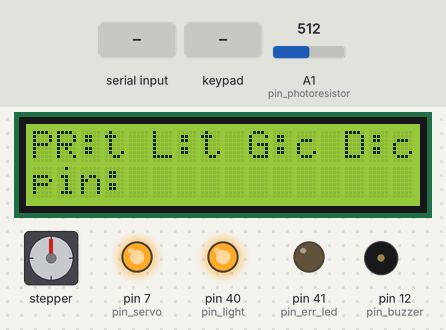
This sketch was run on a simulated Arduino Mega 2560, built with avr-gcc and run on an emulated ATmega2560. On the bench: stepper motor, 16×2 character LCD, output pins drawn as LEDs (lit = HIGH), buzzer (waves = sounding, pin HIGH). Wiring (inferred from the names in the program): 4×3 keypad with keys 1 2 3 4 5 6 7 8 9 * 0 #: rows pin 22, pin 23, pin 24, pin 25; columns pin 26, pin 27, pin 28; stepper motor (2048 steps per turn assumed): coils pin 8, pin 9, pin 10, pin 11. The inputs (shaded band) are chosen by the test bench; at power-on: A1 (pin_photoresistor) = 512. Pins used as bus, display or sensor lines are not drawn; what the sketch prints to the serial monitor is not drawn.

Above: at 1.3 s.
1.4 s: "2" received over the second serial link
At 3.0 s:
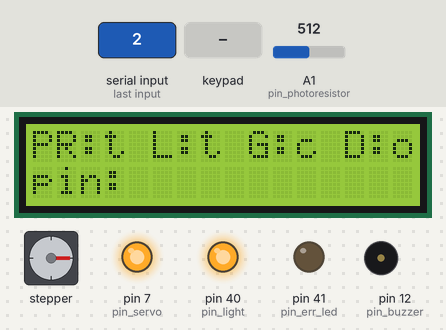
3.8 s: A1 (pin_photoresistor) set to 792
5.3 s: A1 (pin_photoresistor) set to 812
At 6.5 s:
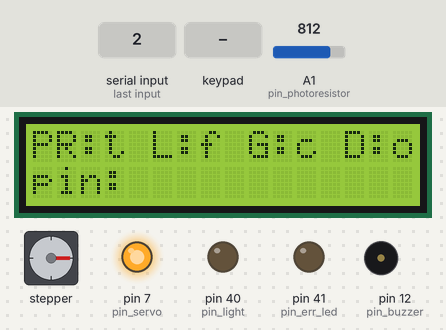
6.9 s: key '#' pressed
At 9.0 s:
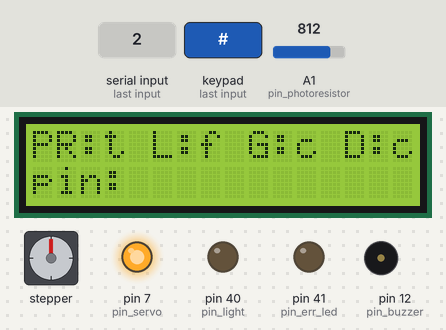
9.3 s: "1" received over the second serial link
11.2 s: keypad keys 1 1 5 9 pressed 0.4 s apart
At 11.7 s:
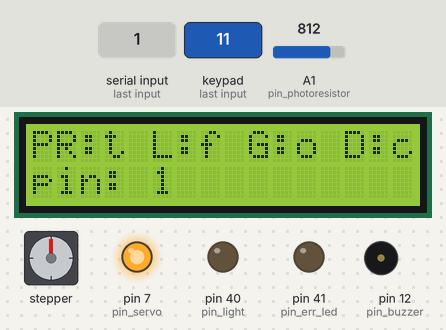
Timing chart, 0 to 14.9 s (numbered marks = the images above; inputs shaded):
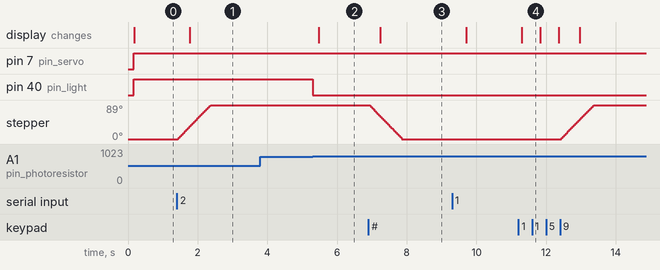

Measured:
- the behaviour switches between 799 and 800 on A1 (pin_photoresistor) (found by bisection; images 1 and 2)
- after the input at 1.4 s, stepper: turns 89° clockwise in 0.95 s, starting at once; the display: changes after 0.37 s (image 1)
- after the input at 3.8 s, every drawn part: stays the same
- after the input at 5.3 s, pin 40 (pin_light): HIGH → LOW at once; the display: changes after 0.18 s (image 2)
- after the input at 6.9 s, stepper: turns 89° counter-clockwise in 0.94 s, starting at once; the display: changes after 0.34 s (image 3)
- after the input at 11.2 s, stepper: turns 89° clockwise in 0.94 s, starting after 1.2 s; the display: changes after 0.10 s (image 4)

The sketch:

main.ino
```cpp
#include <SPI.h>
#include <MFRC522.h>
#include <LiquidCrystal_I2C.h>

// LCD screen
// VCC: 5 volt
// GND: GND
// SDA: SDA (20) used directly by library
// SCL: SCL (21) used directly by library

// Bluetooth module
// VCC: 5 volt
// GND: GND
// RXD: TX1
// TXD: RX1

// RFID module
// VCC : 3.3 volt
// RST : 6
// GND : GND
// MISO: 50
// MOSI: 51
// SCK : 52
// SDA : 53

// Servo motor
// yellow: 7
// red   : 5 volt
// brown : GND

// Stepper motor
// VCC: 5 volt
// GND: GND
// IN1: 8
// IN2: 9
// IN3: 10
// IN4: 11

// Buzzer
// in: 12

// Photoresistor
// in : 5 volt
// out: A1

// Error led
// in: 41

// Light led
// in: 40

// Keypad
// R1: 22
// R2: 23
// R3: 24
// R4: 25
// C1: 26
// C2: 27
// C3: 28

// These are used as pulse width modulation values for analogWrite
// but i think they at most can be 255.. but this still works
#define SERVO_OPEN   500
#define SERVO_CLOSED 800

#define STEPPER_STEPS 2048

// card cannot be read faster than this
#define RFID_TIMEOUT 1000

// how long before the lcd screen updates
#define LCD_TIMEOUT 500

#define KEYPAD_ROWS 4
#define KEYPAD_COLS 3
#define KEYPAD_WAIT_MS 300

// light pins
const uint8_t pin_light = 40;
const uint8_t pin_photoresistor = A1;

// garage/rfid pins
const uint8_t pin_servo = 7;
const uint8_t pin_err_led = 41;
const uint8_t pin_rfid_rst = 5;
const uint8_t pin_rfid_ss = 53; // sda
const uint8_t pin_rfid_mosi = 51;
const uint8_t pin_rfid_miso = 50;
const uint8_t pin_rfid_sck = 52;

// door/keypad pins
const uint8_t pin_stepper_in1 = 8;
const uint8_t pin_stepper_in2 = 9;
const uint8_t pin_stepper_in3 = 10;
const uint8_t pin_stepper_in4 = 11;
const uint8_t pin_buzzer = 12;
const uint8_t pin_keypad_rows[KEYPAD_ROWS] = {22,23,24,25};
const uint8_t pin_keypad_cols[KEYPAD_COLS] = {26,27,28};

const char keypad_keymap[KEYPAD_ROWS][KEYPAD_COLS] = {
  {'1','2','3'},
  {'4','5','6'},
  {'7','8','9'},
  {'*','0','#'},
};

const char keypad_correct_pin[4] = {'1','1','5','9'};

struct HomeState {
  bool use_photoresistor;
  bool lights_on;
  bool garage_open;
  bool doorlock_open;
  bool card_error;
  int16_t current_lock_step;
  uint32_t rfid_timeout_until;
  uint32_t lcd_timeout_until;
};

struct Keypad {
  char last_key;
  uint32_t last_time;
  char pin[5]; // 5 for å ha plass til 0 byte på slutten
  uint8_t len;
};

//------------ Global variables
// this is 'volatile' since it is written from
// the stepper motor timer interrupt...
volatile HomeState home_state = {
  .use_photoresistor = true,
  .lights_on = false,
  .garage_open = false,
  .doorlock_open = false,
  .card_error = false,
  .current_lock_step = 0,
  .rfid_timeout_until = 0,
  .lcd_timeout_until = 0,
};

Keypad keypad = {
  .last_key = 0,
  .last_time = 0,
  .pin = {0,0,0,0},
  .len = 0,
};


// First argument is address??
// address of what??
LiquidCrystal_I2C lcd(0x27, 16, 2);

HardwareSerial &Bluetooth = Serial1;

MFRC522 rfid(pin_rfid_ss, pin_rfid_rst);

MFRC522::Uid valid_uid = {.size = 0};

bool bt_get_state = false;

//----------- End of global variables


// This is a timer interrupt handler
// used for moving the stepper motor
ISR(TIMER1_COMPA_vect) {
  if (home_state.doorlock_open) {
    if (home_state.current_lock_step < STEPPER_STEPS / 4) {
      home_state.current_lock_step += 1;
    } else {
      return;
    }
  } else {
    if (home_state.current_lock_step > 0) {
      home_state.current_lock_step -= 1;
    } else {
      return;
    }
  }
  // I have changed the write sequence from
  // 1010 0110 0101 1001 (in the Stepper library)
  // to
  // 1100 0110 0011 1001
  // like swapping in2 and in3
  // it can move backwards now
  switch (home_state.current_lock_step % 4) {
    case 0:  // 1100
      digitalWrite(pin_stepper_in1, HIGH);
      digitalWrite(pin_stepper_in2, HIGH);
      digitalWrite(pin_stepper_in3, LOW);
      digitalWrite(pin_stepper_in4, LOW);
      break;
    case 1:  // 0110
      digitalWrite(pin_stepper_in1, LOW);
      digitalWrite(pin_stepper_in2, HIGH);
      digitalWrite(pin_stepper_in3, HIGH);
      digitalWrite(pin_stepper_in4, LOW);
      break;
    case 2:  // 0011
      digitalWrite(pin_stepper_in1, LOW);
      digitalWrite(pin_stepper_in2, LOW);
      digitalWrite(pin_stepper_in3, HIGH);
      digitalWrite(pin_stepper_in4, HIGH);
      break;
    case 3: // 1001
      digitalWrite(pin_stepper_in1, HIGH);
      digitalWrite(pin_stepper_in2, LOW);
      digitalWrite(pin_stepper_in3, LOW);
      digitalWrite(pin_stepper_in4, HIGH);
      break;
  }
}

bool uidsEqual(MFRC522::Uid *uid_a,MFRC522::Uid *uid_b) {
  if (uid_a->size != uid_b->size) return false;
  return 0 == memcmp(&uid_a->uidByte, &uid_b->uidByte, uid_a->size);
}

void clearKeypad() {
  keypad.len = 0;
  memset(&keypad.pin,0,4);
}

void updateKeypad() {
  if (keypad.last_time < millis()) keypad.last_key = 0;

  for (uint8_t i = 0; i < KEYPAD_ROWS; i += 1) {
    digitalWrite(pin_keypad_rows[i], LOW);
    for (uint8_t j = 0; j < KEYPAD_COLS; j += 1) {
       if (!digitalRead(pin_keypad_cols[j])) {
          const char key = keypad_keymap[i][j];

          if (key == keypad.last_key) continue;

          if (key == '#') {
            home_state.doorlock_open = false;
            clearKeypad();
            continue;
          }

          if (key == '*') {
            clearKeypad();
            continue;
          }

          keypad.pin[keypad.len] = key;
          keypad.len += 1;
          keypad.last_key = key;
          keypad.last_time = millis() + KEYPAD_WAIT_MS;

          if (0 == memcmp(&keypad.pin, &keypad_correct_pin, 4)) {
               home_state.doorlock_open = true;
               clearKeypad();
          } else if (keypad.len >= 4) {
              tone(pin_buzzer,440,500);
              clearKeypad();
          }
       }
    }
    digitalWrite(pin_keypad_rows[i], HIGH);
  }
}

void setup() {
  Serial.begin(9600);

  lcd.init();
  lcd.backlight();
  Serial.println("(Info) Lcd started");

  lcd.setCursor(0,0);
  lcd.print("SYSTEM");
  lcd.setCursor(0,1);
  lcd.print("STARTING...");

  Bluetooth.begin(9600);

  pinMode(pin_light, OUTPUT);
  pinMode(pin_photoresistor, INPUT);

  pinMode(pin_servo, OUTPUT);
  pinMode(pin_err_led, OUTPUT);

  pinMode(pin_stepper_in1, OUTPUT);
  pinMode(pin_stepper_in2, OUTPUT);
  pinMode(pin_stepper_in3, OUTPUT);
  pinMode(pin_stepper_in4, OUTPUT);

  for (uint8_t i = 0; i < KEYPAD_ROWS; i += 1) {
    pinMode(pin_keypad_rows[i], OUTPUT);
  }
  for (uint8_t i = 0; i < KEYPAD_COLS; i += 1) {
    pinMode(pin_keypad_cols[i], INPUT_PULLUP);
  }

  pinMode(pin_buzzer, OUTPUT);

  // Setup timer interrupt for stepper motor
  TCCR1A = 0;
  TCCR1B = bit(WGM12) | bit(CS10);
  // increasing this decreases stepper speed (it is almost max speen now)
  OCR1A  = 30000;
  TIMSK1 = bit(OCIE1A);

  SPI.begin();
  rfid.PCD_Init();
  if (rfid.PCD_PerformSelfTest()) {
    Serial.println("(Info) Rfid self check succeeded");
    Serial.println("(Info) Rfid reader initialized");
  }
}


void loop() {
  updateKeypad();

  // tror denne forårsaker feil...???
  if (Bluetooth.available()) {
    const char byte = Bluetooth.read();
    Serial.print("(Info) Received bluetooth command '");
    Serial.print(byte);
    Serial.println("'");
    switch (byte) {
      case '0': home_state.lights_on = !home_state.lights_on; break;
      case '1': home_state.garage_open = !home_state.garage_open; break;
      case '2': home_state.doorlock_open = !home_state.doorlock_open; break;
      case '3': home_state.use_photoresistor = !home_state.use_photoresistor; break;
      case '4': bt_get_state = true; break;
      default: Serial.println("(Info) Last bluetooth command unrecognized");
    }
  }

  if (rfid.PICC_IsNewCardPresent() && home_state.rfid_timeout_until < millis()) {
    if (rfid.PICC_ReadCardSerial()) {
      if (valid_uid.size == 0) {
        valid_uid = rfid.uid;
        Serial.println("(Info) Registered vaild rfid card");
      } else if (uidsEqual(&rfid.uid, &valid_uid)) {
        home_state.garage_open = !home_state.garage_open;
        Serial.println("(Info) Rfid uid valid");
      } else {
        home_state.card_error = true;
        Serial.println("(Info) Rfid uid incorrect");
      }
      home_state.rfid_timeout_until = millis() + RFID_TIMEOUT;
    }
  }

  if (home_state.use_photoresistor) {
    if (analogRead(pin_photoresistor) < 800) {
      home_state.lights_on = true;
    } else {
      home_state.lights_on = false;
    }
  }

  //// ---- Send signals to components based on home_state ------

  if (home_state.card_error) {
    if (home_state.rfid_timeout_until > millis()) {
      digitalWrite(pin_err_led, HIGH);
    } else {
      digitalWrite(pin_err_led, LOW);
      home_state.card_error = false;
    }
  }


  digitalWrite(pin_light, home_state.lights_on ? HIGH : LOW);
  analogWrite(pin_servo, home_state.garage_open ? SERVO_OPEN : SERVO_CLOSED);
  // doorlock handled in timer interrupt


  // this condition makes sure the lcd isn't refreshed all the time
  if (millis() > home_state.lcd_timeout_until) {
    // maybe use our own symbols instead of esoteric codes
    char statestr[17] = "PR:x L:x G:x D:x"; // 17 to include the 0 byte
    statestr[3]  = home_state.use_photoresistor ? 't' : 'f';
    statestr[7]  = home_state.lights_on ? 't' : 'f';
    statestr[11] = home_state.garage_open ? 'o' : 'c';
    statestr[15] = home_state.doorlock_open ? 'o' : 'c';
    lcd.clear();
    lcd.setCursor(0,0);
    lcd.print(statestr);
    lcd.setCursor(0,1);
    lcd.print("pin: ");
    lcd.print(keypad.pin);

    // maybe write nicer state messages over bluetooth
    if (bt_get_state) {
      Bluetooth.println(statestr);
      Bluetooth.print("pin: ");
      Bluetooth.println(keypad.pin);
      bt_get_state = false;
    }

    home_state.lcd_timeout_until = millis() + LCD_TIMEOUT;
  }
}
```
